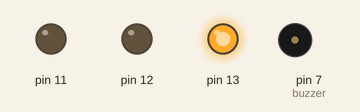
Bench run of a sketch on a simulated Arduino Uno, built with avr-gcc and run on an emulated ATmega328P. Shown: output pins drawn as LEDs (lit = HIGH), buzzer (waves = sounding).

Above: at 0.2 s.
At 2.2 s:
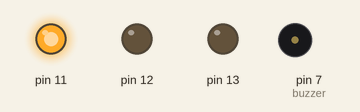
At 3.2 s:
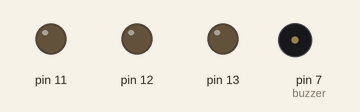
At 4.5 s:
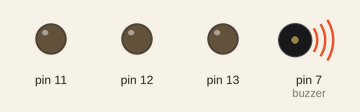
At 7.2 s:
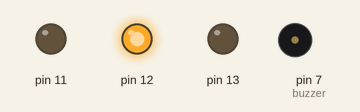
Timing chart, 0 to 7.8 s (numbered marks = the images above):
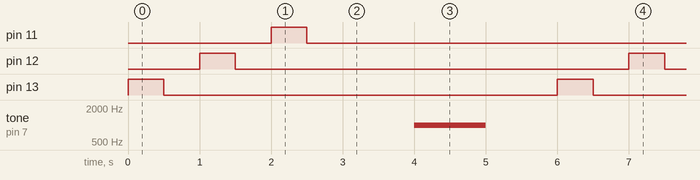

Measured:
- by itself, pin 11–13: alternates HIGH for 0.50 s and LOW for 5.5 s
- by itself, tone on pin 7 (buzzer): alternates 1000 Hz for 1.0 s and silent for 5.0 s

The sketch:

blinker.ino
```cpp
int animationSpeed = 0;
const int buzzer = 7;
void setup()
{
  pinMode(13, OUTPUT);
  pinMode(12, OUTPUT);
  pinMode(11, OUTPUT);
  pinMode(buzzer, OUTPUT);
}

void loop()
{
  animationSpeed = 500;
  digitalWrite(13, HIGH);
  delay(animationSpeed);
  digitalWrite(13, LOW);
  delay(animationSpeed);

  digitalWrite(12, HIGH);
  delay(animationSpeed);
  digitalWrite(12, LOW);
  delay(animationSpeed);

  digitalWrite(11, HIGH);
  delay(animationSpeed);
  digitalWrite(11, LOW);
  delay(animationSpeed);

  digitalWrite(5, HIGH);
  delay(animationSpeed);
  digitalWrite(5 , LOW);
  delay(animationSpeed);

  tone(buzzer, 1000); // Send 1KHz sound signal...
  delay(1000);        // ...for 1 sec
  noTone(buzzer);     // Stop sound...
  delay(1000);
}
```
